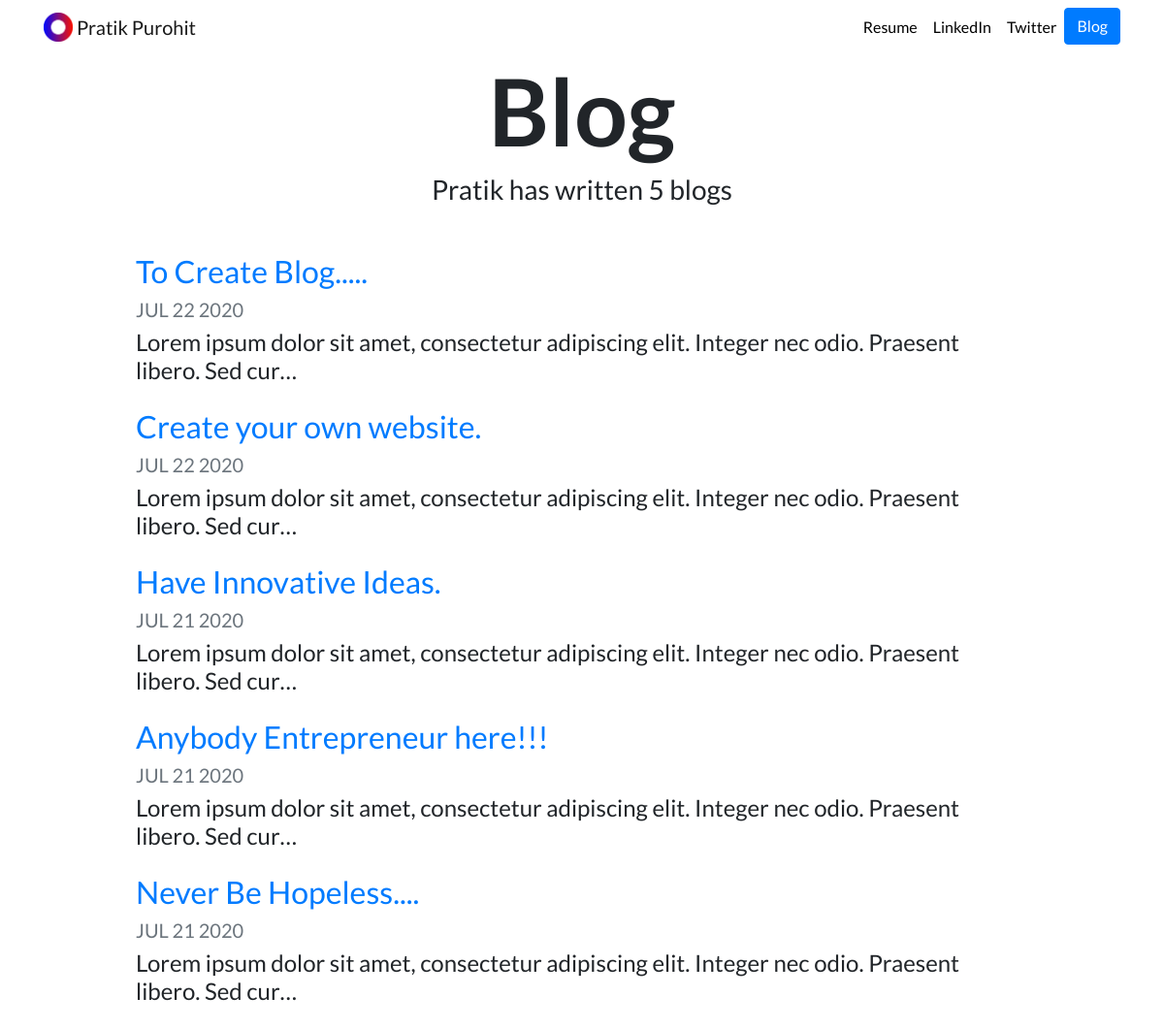
Screenshot of /blog/ with the database file from the repository.
### blog/models.py (models this page shows)
class Blog(models.Model):
    title = models.CharField(max_length=200)
    description = models.TextField()
    date = models.DateField()

### blog/views.py (the view)
# urls.py: path('', views.all_blogs, name='all_blogs'),
def all_blogs(request):
    blogs = Blog.objects.order_by('-date')[:5]
    return render(request, 'blog/all_blogs.html', {'blogs':blogs})

### blog/templates/blog/all_blogs.html
{% extends "portfolio/base.html" %}
{% load static %}
{% block content %}
<h1 id="blogtitle" class="font-weight-bold text-center">Blog</h1>
<h3 class="text-center mb-5">Pratik has written {{ blogs.count }} blog{{ blogs.count|pluralize }}</h3>
{% for blog in blogs %}
<div class="row justify-content-center my-3">
  <div class="col-md-10">
    <a href="{% url 'blog:detail' blog.id %}">
      <h2>{{ blog.title }}</h2>
    </a>
    <h5 class="text-muted">{{ blog.date|date:'M d Y'|upper }}</h5>
    <h4>{{ blog.description|striptags|truncatechars:100 }}</h4>
  </div>
</div>
{% endfor %}
{% endblock %}

### portfolio/static/portfolio/custom.css (style rules this page uses)
body { font-family: 'Lato', sans-serif; }
#blogtitle { font-size: 6rem; }

### rows the page displays
Blog: title "To Create Blog.....", date "JUL 22 2020", description "Lorem ipsum dolor sit amet, consectetur adipiscing elit. Integer nec odio. Praesent libero. Sed cur…"
Blog: title "Create your own website.", date "JUL 22 2020", description "Lorem ipsum dolor sit amet, consectetur adipiscing elit. Integer nec odio. Praesent libero. Sed cur…"
Blog: title "Have Innovative Ideas.", date "JUL 21 2020", description "Lorem ipsum dolor sit amet, consectetur adipiscing elit. Integer nec odio. Praesent libero. Sed cur…"
Blog: title "Anybody Entrepreneur here!!!", date "JUL 21 2020", description "Lorem ipsum dolor sit amet, consectetur adipiscing elit. Integer nec odio. Praesent libero. Sed cur…"
Blog: title "Never Be Hopeless....", date "JUL 21 2020", description "Lorem ipsum dolor sit amet, consectetur adipiscing elit. Integer nec odio. Praesent libero. Sed cur…"

### other values shown
{{ blogs.count }} "5"
